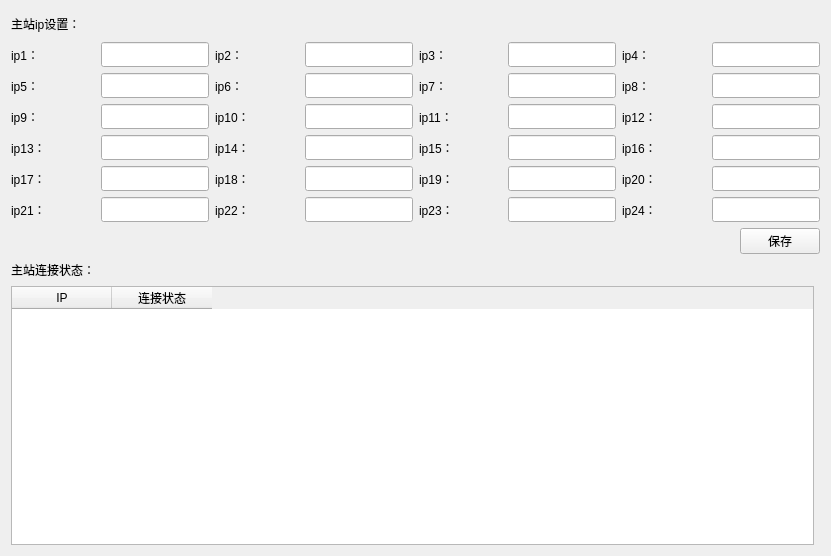
<?xml version="1.0" encoding="UTF-8"?>
<ui version="4.0">
 <class>ParaConfig</class>
 <widget class="QWidget" name="ParaConfig">
  <property name="geometry">
   <rect>
    <x>0</x>
    <y>0</y>
    <width>831</width>
    <height>556</height>
   </rect>
  </property>
  <property name="windowTitle">
   <string>ParaConfig</string>
  </property>
  <layout class="QGridLayout" name="gridLayout">
   <item row="0" column="0">
    <layout class="QVBoxLayout" name="verticalLayout_2">
     <item>
      <layout class="QHBoxLayout" name="horizontalLayout_6">
       <item>
        <widget class="QLabel" name="label_4">
         <property name="sizePolicy">
          <sizepolicy hsizetype="Expanding" vsizetype="Expanding">
           <horstretch>0</horstretch>
           <verstretch>0</verstretch>
          </sizepolicy>
         </property>
         <property name="maximumSize">
          <size>
           <width>16777215</width>
           <height>25</height>
          </size>
         </property>
         <property name="text">
          <string>主站ip设置：</string>
         </property>
        </widget>
       </item>
       <item>
        <spacer name="horizontalSpacer">
         <property name="orientation">
          <enum>Qt::Horizontal</enum>
         </property>
         <property name="sizeHint" stdset="0">
          <size>
           <width>40</width>
           <height>20</height>
          </size>
         </property>
        </spacer>
       </item>
      </layout>
     </item>
     <item>
      <layout class="QHBoxLayout" name="horizontalLayout_2">
       <item>
        <widget class="QLabel" name="label_5">
         <property name="sizePolicy">
          <sizepolicy hsizetype="Expanding" vsizetype="Expanding">
           <horstretch>0</horstretch>
           <verstretch>0</verstretch>
          </sizepolicy>
         </property>
         <property name="maximumSize">
          <size>
           <width>16777215</width>
           <height>25</height>
          </size>
         </property>
         <property name="text">
          <string>ip1：</string>
         </property>
        </widget>
       </item>
       <item>
        <widget class="QLineEdit" name="lineEdit">
         <property name="sizePolicy">
          <sizepolicy hsizetype="Expanding" vsizetype="Expanding">
           <horstretch>0</horstretch>
           <verstretch>0</verstretch>
          </sizepolicy>
         </property>
         <property name="maximumSize">
          <size>
           <width>16777215</width>
           <height>25</height>
          </size>
         </property>
        </widget>
       </item>
       <item>
        <widget class="QLabel" name="label_6">
         <property name="sizePolicy">
          <sizepolicy hsizetype="Expanding" vsizetype="Expanding">
           <horstretch>0</horstretch>
           <verstretch>0</verstretch>
          </sizepolicy>
         </property>
         <property name="maximumSize">
          <size>
           <width>16777215</width>
           <height>25</height>
          </size>
         </property>
         <property name="text">
          <string>ip2：</string>
         </property>
        </widget>
       </item>
       <item>
        <widget class="QLineEdit" name="lineEdit_2">
         <property name="sizePolicy">
          <sizepolicy hsizetype="Expanding" vsizetype="Expanding">
           <horstretch>0</horstretch>
           <verstretch>0</verstretch>
          </sizepolicy>
         </property>
         <property name="maximumSize">
          <size>
           <width>16777215</width>
           <height>25</height>
          </size>
         </property>
        </widget>
       </item>
       <item>
        <widget class="QLabel" name="label_7">
         <property name="sizePolicy">
          <sizepolicy hsizetype="Expanding" vsizetype="Expanding">
           <horstretch>0</horstretch>
           <verstretch>0</verstretch>
          </sizepolicy>
         </property>
         <property name="maximumSize">
          <size>
           <width>16777215</width>
           <height>25</height>
          </size>
         </property>
         <property name="text">
          <string>ip3：</string>
         </property>
        </widget>
       </item>
       <item>
        <widget class="QLineEdit" name="lineEdit_3">
         <property name="sizePolicy">
          <sizepolicy hsizetype="Expanding" vsizetype="Expanding">
           <horstretch>0</horstretch>
           <verstretch>0</verstretch>
          </sizepolicy>
         </property>
         <property name="maximumSize">
          <size>
           <width>16777215</width>
           <height>25</height>
          </size>
         </property>
        </widget>
       </item>
       <item>
        <widget class="QLabel" name="label_8">
         <property name="sizePolicy">
          <sizepolicy hsizetype="Expanding" vsizetype="Expanding">
           <horstretch>0</horstretch>
           <verstretch>0</verstretch>
          </sizepolicy>
         </property>
         <property name="maximumSize">
          <size>
           <width>16777215</width>
           <height>25</height>
          </size>
         </property>
         <property name="text">
          <string>ip4：</string>
         </property>
        </widget>
       </item>
       <item>
        <widget class="QLineEdit" name="lineEdit_4">
         <property name="sizePolicy">
          <sizepolicy hsizetype="Expanding" vsizetype="Expanding">
           <horstretch>0</horstretch>
           <verstretch>0</verstretch>
          </sizepolicy>
         </property>
         <property name="maximumSize">
          <size>
           <width>16777215</width>
           <height>25</height>
          </size>
         </property>
        </widget>
       </item>
      </layout>
     </item>
     <item>
      <layout class="QHBoxLayout" name="horizontalLayout_3">
       <item>
        <widget class="QLabel" name="label_11">
         <property name="sizePolicy">
          <sizepolicy hsizetype="Expanding" vsizetype="Expanding">
           <horstretch>0</horstretch>
           <verstretch>0</verstretch>
          </sizepolicy>
         </property>
         <property name="maximumSize">
          <size>
           <width>16777215</width>
           <height>25</height>
          </size>
         </property>
         <property name="text">
          <string>ip5：</string>
         </property>
        </widget>
       </item>
       <item>
        <widget class="QLineEdit" name="lineEdit_5">
         <property name="sizePolicy">
          <sizepolicy hsizetype="Expanding" vsizetype="Expanding">
           <horstretch>0</horstretch>
           <verstretch>0</verstretch>
          </sizepolicy>
         </property>
         <property name="maximumSize">
          <size>
           <width>16777215</width>
           <height>25</height>
          </size>
         </property>
        </widget>
       </item>
       <item>
        <widget class="QLabel" name="label_12">
         <property name="sizePolicy">
          <sizepolicy hsizetype="Expanding" vsizetype="Expanding">
           <horstretch>0</horstretch>
           <verstretch>0</verstretch>
          </sizepolicy>
         </property>
         <property name="maximumSize">
          <size>
           <width>16777215</width>
           <height>25</height>
          </size>
         </property>
         <property name="text">
          <string>ip6：</string>
         </property>
        </widget>
       </item>
       <item>
        <widget class="QLineEdit" name="lineEdit_6">
         <property name="sizePolicy">
          <sizepolicy hsizetype="Expanding" vsizetype="Expanding">
           <horstretch>0</horstretch>
           <verstretch>0</verstretch>
          </sizepolicy>
         </property>
         <property name="maximumSize">
          <size>
           <width>16777215</width>
           <height>25</height>
          </size>
         </property>
        </widget>
       </item>
       <item>
        <widget class="QLabel" name="label_10">
         <property name="sizePolicy">
          <sizepolicy hsizetype="Expanding" vsizetype="Expanding">
           <horstretch>0</horstretch>
           <verstretch>0</verstretch>
          </sizepolicy>
         </property>
         <property name="maximumSize">
          <size>
           <width>16777215</width>
           <height>25</height>
          </size>
         </property>
         <property name="text">
          <string>ip7：</string>
         </property>
        </widget>
       </item>
       <item>
        <widget class="QLineEdit" name="lineEdit_7">
         <property name="sizePolicy">
          <sizepolicy hsizetype="Expanding" vsizetype="Expanding">
           <horstretch>0</horstretch>
           <verstretch>0</verstretch>
          </sizepolicy>
         </property>
         <property name="maximumSize">
          <size>
           <width>16777215</width>
           <height>25</height>
          </size>
         </property>
        </widget>
       </item>
       <item>
        <widget class="QLabel" name="label_9">
         <property name="sizePolicy">
          <sizepolicy hsizetype="Expanding" vsizetype="Expanding">
           <horstretch>0</horstretch>
           <verstretch>0</verstretch>
          </sizepolicy>
         </property>
         <property name="maximumSize">
          <size>
           <width>16777215</width>
           <height>25</height>
          </size>
         </property>
         <property name="text">
          <string>ip8：</string>
         </property>
        </widget>
       </item>
       <item>
        <widget class="QLineEdit" name="lineEdit_8">
         <property name="sizePolicy">
          <sizepolicy hsizetype="Expanding" vsizetype="Expanding">
           <horstretch>0</horstretch>
           <verstretch>0</verstretch>
          </sizepolicy>
         </property>
         <property name="maximumSize">
          <size>
           <width>16777215</width>
           <height>25</height>
          </size>
         </property>
        </widget>
       </item>
      </layout>
     </item>
     <item>
      <layout class="QHBoxLayout" name="horizontalLayout_4">
       <item>
        <widget class="QLabel" name="label_17">
         <property name="sizePolicy">
          <sizepolicy hsizetype="Expanding" vsizetype="Expanding">
           <horstretch>0</horstretch>
           <verstretch>0</verstretch>
          </sizepolicy>
         </property>
         <property name="maximumSize">
          <size>
           <width>16777215</width>
           <height>25</height>
          </size>
         </property>
         <property name="text">
          <string>ip9：</string>
         </property>
        </widget>
       </item>
       <item>
        <widget class="QLineEdit" name="lineEdit_9">
         <property name="sizePolicy">
          <sizepolicy hsizetype="Expanding" vsizetype="Expanding">
           <horstretch>0</horstretch>
           <verstretch>0</verstretch>
          </sizepolicy>
         </property>
         <property name="maximumSize">
          <size>
           <width>16777215</width>
           <height>25</height>
          </size>
         </property>
        </widget>
       </item>
       <item>
        <widget class="QLabel" name="label_20">
         <property name="sizePolicy">
          <sizepolicy hsizetype="Expanding" vsizetype="Expanding">
           <horstretch>0</horstretch>
           <verstretch>0</verstretch>
          </sizepolicy>
         </property>
         <property name="maximumSize">
          <size>
           <width>16777215</width>
           <height>25</height>
          </size>
         </property>
         <property name="text">
          <string>ip10：</string>
         </property>
        </widget>
       </item>
       <item>
        <widget class="QLineEdit" name="lineEdit_10">
         <property name="sizePolicy">
          <sizepolicy hsizetype="Expanding" vsizetype="Expanding">
           <horstretch>0</horstretch>
           <verstretch>0</verstretch>
          </sizepolicy>
         </property>
         <property name="maximumSize">
          <size>
           <width>16777215</width>
           <height>25</height>
          </size>
         </property>
        </widget>
       </item>
       <item>
        <widget class="QLabel" name="label_14">
         <property name="sizePolicy">
          <sizepolicy hsizetype="Expanding" vsizetype="Expanding">
           <horstretch>0</horstretch>
           <verstretch>0</verstretch>
          </sizepolicy>
         </property>
         <property name="maximumSize">
          <size>
           <width>16777215</width>
           <height>25</height>
          </size>
         </property>
         <property name="text">
          <string>ip11：</string>
         </property>
        </widget>
       </item>
       <item>
        <widget class="QLineEdit" name="lineEdit_11">
         <property name="sizePolicy">
          <sizepolicy hsizetype="Expanding" vsizetype="Expanding">
           <horstretch>0</horstretch>
           <verstretch>0</verstretch>
          </sizepolicy>
         </property>
         <property name="maximumSize">
          <size>
           <width>16777215</width>
           <height>25</height>
          </size>
         </property>
        </widget>
       </item>
       <item>
        <widget class="QLabel" name="label_13">
         <property name="sizePolicy">
          <sizepolicy hsizetype="Expanding" vsizetype="Expanding">
           <horstretch>0</horstretch>
           <verstretch>0</verstretch>
          </sizepolicy>
         </property>
         <property name="maximumSize">
          <size>
           <width>16777215</width>
           <height>25</height>
          </size>
         </property>
         <property name="text">
          <string>ip12：</string>
         </property>
        </widget>
       </item>
       <item>
        <widget class="QLineEdit" name="lineEdit_12">
         <property name="sizePolicy">
          <sizepolicy hsizetype="Expanding" vsizetype="Expanding">
           <horstretch>0</horstretch>
           <verstretch>0</verstretch>
          </sizepolicy>
         </property>
         <property name="maximumSize">
          <size>
           <width>16777215</width>
           <height>25</height>
          </size>
         </property>
        </widget>
       </item>
      </layout>
     </item>
     <item>
      <layout class="QHBoxLayout" name="horizontalLayout_5">
       <item>
        <widget class="QLabel" name="label_19">
         <property name="sizePolicy">
          <sizepolicy hsizetype="Expanding" vsizetype="Expanding">
           <horstretch>0</horstretch>
           <verstretch>0</verstretch>
          </sizepolicy>
         </property>
         <property name="maximumSize">
          <size>
           <width>16777215</width>
           <height>25</height>
          </size>
         </property>
         <property name="text">
          <string>ip13：</string>
         </property>
        </widget>
       </item>
       <item>
        <widget class="QLineEdit" name="lineEdit_13">
         <property name="sizePolicy">
          <sizepolicy hsizetype="Expanding" vsizetype="Expanding">
           <horstretch>0</horstretch>
           <verstretch>0</verstretch>
          </sizepolicy>
         </property>
         <property name="maximumSize">
          <size>
           <width>16777215</width>
           <height>25</height>
          </size>
         </property>
        </widget>
       </item>
       <item>
        <widget class="QLabel" name="label_15">
         <property name="sizePolicy">
          <sizepolicy hsizetype="Expanding" vsizetype="Expanding">
           <horstretch>0</horstretch>
           <verstretch>0</verstretch>
          </sizepolicy>
         </property>
         <property name="maximumSize">
          <size>
           <width>16777215</width>
           <height>25</height>
          </size>
         </property>
         <property name="text">
          <string>ip14：</string>
         </property>
        </widget>
       </item>
       <item>
        <widget class="QLineEdit" name="lineEdit_14">
         <property name="sizePolicy">
          <sizepolicy hsizetype="Expanding" vsizetype="Expanding">
           <horstretch>0</horstretch>
           <verstretch>0</verstretch>
          </sizepolicy>
         </property>
         <property name="maximumSize">
          <size>
           <width>16777215</width>
           <height>25</height>
          </size>
         </property>
        </widget>
       </item>
       <item>
        <widget class="QLabel" name="label_16">
         <property name="sizePolicy">
          <sizepolicy hsizetype="Expanding" vsizetype="Expanding">
           <horstretch>0</horstretch>
           <verstretch>0</verstretch>
          </sizepolicy>
         </property>
         <property name="maximumSize">
          <size>
           <width>16777215</width>
           <height>25</height>
          </size>
         </property>
         <property name="text">
          <string>ip15：</string>
         </property>
        </widget>
       </item>
       <item>
        <widget class="QLineEdit" name="lineEdit_15">
         <property name="sizePolicy">
          <sizepolicy hsizetype="Expanding" vsizetype="Expanding">
           <horstretch>0</horstretch>
           <verstretch>0</verstretch>
          </sizepolicy>
         </property>
         <property name="maximumSize">
          <size>
           <width>16777215</width>
           <height>25</height>
          </size>
         </property>
        </widget>
       </item>
       <item>
        <widget class="QLabel" name="label_18">
         <property name="sizePolicy">
          <sizepolicy hsizetype="Expanding" vsizetype="Expanding">
           <horstretch>0</horstretch>
           <verstretch>0</verstretch>
          </sizepolicy>
         </property>
         <property name="maximumSize">
          <size>
           <width>16777215</width>
           <height>25</height>
          </size>
         </property>
         <property name="text">
          <string>ip16：</string>
         </property>
        </widget>
       </item>
       <item>
        <widget class="QLineEdit" name="lineEdit_16">
         <property name="sizePolicy">
          <sizepolicy hsizetype="Expanding" vsizetype="Expanding">
           <horstretch>0</horstretch>
           <verstretch>0</verstretch>
          </sizepolicy>
         </property>
         <property name="maximumSize">
          <size>
           <width>16777215</width>
           <height>25</height>
          </size>
         </property>
        </widget>
       </item>
      </layout>
     </item>
     <item>
      <layout class="QHBoxLayout" name="horizontalLayout_7">
       <item>
        <widget class="QLabel" name="label_21">
         <property name="sizePolicy">
          <sizepolicy hsizetype="Expanding" vsizetype="Expanding">
           <horstretch>0</horstretch>
           <verstretch>0</verstretch>
          </sizepolicy>
         </property>
         <property name="maximumSize">
          <size>
           <width>16777215</width>
           <height>25</height>
          </size>
         </property>
         <property name="text">
          <string>ip17：</string>
         </property>
        </widget>
       </item>
       <item>
        <widget class="QLineEdit" name="lineEdit_17">
         <property name="sizePolicy">
          <sizepolicy hsizetype="Expanding" vsizetype="Expanding">
           <horstretch>0</horstretch>
           <verstretch>0</verstretch>
          </sizepolicy>
         </property>
         <property name="maximumSize">
          <size>
           <width>16777215</width>
           <height>25</height>
          </size>
         </property>
        </widget>
       </item>
       <item>
        <widget class="QLabel" name="label_22">
         <property name="sizePolicy">
          <sizepolicy hsizetype="Expanding" vsizetype="Expanding">
           <horstretch>0</horstretch>
           <verstretch>0</verstretch>
          </sizepolicy>
         </property>
         <property name="maximumSize">
          <size>
           <width>16777215</width>
           <height>25</height>
          </size>
         </property>
         <property name="text">
          <string>ip18：</string>
         </property>
        </widget>
       </item>
       <item>
        <widget class="QLineEdit" name="lineEdit_18">
         <property name="sizePolicy">
          <sizepolicy hsizetype="Expanding" vsizetype="Expanding">
           <horstretch>0</horstretch>
           <verstretch>0</verstretch>
          </sizepolicy>
         </property>
         <property name="maximumSize">
          <size>
           <width>16777215</width>
           <height>25</height>
          </size>
         </property>
        </widget>
       </item>
       <item>
        <widget class="QLabel" name="label_23">
         <property name="sizePolicy">
          <sizepolicy hsizetype="Expanding" vsizetype="Expanding">
           <horstretch>0</horstretch>
           <verstretch>0</verstretch>
          </sizepolicy>
         </property>
         <property name="maximumSize">
          <size>
           <width>16777215</width>
           <height>25</height>
          </size>
         </property>
         <property name="text">
          <string>ip19：</string>
         </property>
        </widget>
       </item>
       <item>
        <widget class="QLineEdit" name="lineEdit_19">
         <property name="sizePolicy">
          <sizepolicy hsizetype="Expanding" vsizetype="Expanding">
           <horstretch>0</horstretch>
           <verstretch>0</verstretch>
          </sizepolicy>
         </property>
         <property name="maximumSize">
          <size>
           <width>16777215</width>
           <height>25</height>
          </size>
         </property>
        </widget>
       </item>
       <item>
        <widget class="QLabel" name="label_24">
         <property name="sizePolicy">
          <sizepolicy hsizetype="Expanding" vsizetype="Expanding">
           <horstretch>0</horstretch>
           <verstretch>0</verstretch>
          </sizepolicy>
         </property>
         <property name="maximumSize">
          <size>
           <width>16777215</width>
           <height>25</height>
          </size>
         </property>
         <property name="text">
          <string>ip20：</string>
         </property>
        </widget>
       </item>
       <item>
        <widget class="QLineEdit" name="lineEdit_20">
         <property name="sizePolicy">
          <sizepolicy hsizetype="Expanding" vsizetype="Expanding">
           <horstretch>0</horstretch>
           <verstretch>0</verstretch>
          </sizepolicy>
         </property>
         <property name="maximumSize">
          <size>
           <width>16777215</width>
           <height>25</height>
          </size>
         </property>
        </widget>
       </item>
      </layout>
     </item>
     <item>
      <layout class="QHBoxLayout" name="horizontalLayout_8">
       <item>
        <widget class="QLabel" name="label_25">
         <property name="sizePolicy">
          <sizepolicy hsizetype="Expanding" vsizetype="Expanding">
           <horstretch>0</horstretch>
           <verstretch>0</verstretch>
          </sizepolicy>
         </property>
         <property name="maximumSize">
          <size>
           <width>16777215</width>
           <height>25</height>
          </size>
         </property>
         <property name="text">
          <string>ip21：</string>
         </property>
        </widget>
       </item>
       <item>
        <widget class="QLineEdit" name="lineEdit_21">
         <property name="sizePolicy">
          <sizepolicy hsizetype="Expanding" vsizetype="Expanding">
           <horstretch>0</horstretch>
           <verstretch>0</verstretch>
          </sizepolicy>
         </property>
         <property name="maximumSize">
          <size>
           <width>16777215</width>
           <height>25</height>
          </size>
         </property>
        </widget>
       </item>
       <item>
        <widget class="QLabel" name="label_26">
         <property name="sizePolicy">
          <sizepolicy hsizetype="Expanding" vsizetype="Expanding">
           <horstretch>0</horstretch>
           <verstretch>0</verstretch>
          </sizepolicy>
         </property>
         <property name="maximumSize">
          <size>
           <width>16777215</width>
           <height>25</height>
          </size>
         </property>
         <property name="text">
          <string>ip22：</string>
         </property>
        </widget>
       </item>
       <item>
        <widget class="QLineEdit" name="lineEdit_22">
         <property name="sizePolicy">
          <sizepolicy hsizetype="Expanding" vsizetype="Expanding">
           <horstretch>0</horstretch>
           <verstretch>0</verstretch>
          </sizepolicy>
         </property>
         <property name="maximumSize">
          <size>
           <width>16777215</width>
           <height>25</height>
          </size>
         </property>
        </widget>
       </item>
       <item>
        <widget class="QLabel" name="label_27">
         <property name="sizePolicy">
          <sizepolicy hsizetype="Expanding" vsizetype="Expanding">
           <horstretch>0</horstretch>
           <verstretch>0</verstretch>
          </sizepolicy>
         </property>
         <property name="maximumSize">
          <size>
           <width>16777215</width>
           <height>25</height>
          </size>
         </property>
         <property name="text">
          <string>ip23：</string>
         </property>
        </widget>
       </item>
       <item>
        <widget class="QLineEdit" name="lineEdit_23">
         <property name="sizePolicy">
          <sizepolicy hsizetype="Expanding" vsizetype="Expanding">
           <horstretch>0</horstretch>
           <verstretch>0</verstretch>
          </sizepolicy>
         </property>
         <property name="maximumSize">
          <size>
           <width>16777215</width>
           <height>25</height>
          </size>
         </property>
        </widget>
       </item>
       <item>
        <widget class="QLabel" name="label_28">
         <property name="sizePolicy">
          <sizepolicy hsizetype="Expanding" vsizetype="Expanding">
           <horstretch>0</horstretch>
           <verstretch>0</verstretch>
          </sizepolicy>
         </property>
         <property name="maximumSize">
          <size>
           <width>16777215</width>
           <height>25</height>
          </size>
         </property>
         <property name="text">
          <string>ip24：</string>
         </property>
        </widget>
       </item>
       <item>
        <widget class="QLineEdit" name="lineEdit_24">
         <property name="sizePolicy">
          <sizepolicy hsizetype="Expanding" vsizetype="Expanding">
           <horstretch>0</horstretch>
           <verstretch>0</verstretch>
          </sizepolicy>
         </property>
         <property name="maximumSize">
          <size>
           <width>16777215</width>
           <height>25</height>
          </size>
         </property>
        </widget>
       </item>
      </layout>
     </item>
     <item>
      <layout class="QHBoxLayout" name="horizontalLayout">
       <item>
        <spacer name="horizontalSpacer_2">
         <property name="orientation">
          <enum>Qt::Horizontal</enum>
         </property>
         <property name="sizeHint" stdset="0">
          <size>
           <width>40</width>
           <height>20</height>
          </size>
         </property>
        </spacer>
       </item>
       <item>
        <widget class="QPushButton" name="pushButton_save">
         <property name="text">
          <string>保存</string>
         </property>
        </widget>
       </item>
      </layout>
     </item>
    </layout>
   </item>
   <item row="1" column="0">
    <layout class="QVBoxLayout" name="verticalLayout">
     <property name="rightMargin">
      <number>6</number>
     </property>
     <item>
      <widget class="QLabel" name="label_3">
       <property name="sizePolicy">
        <sizepolicy hsizetype="Expanding" vsizetype="Expanding">
         <horstretch>0</horstretch>
         <verstretch>0</verstretch>
        </sizepolicy>
       </property>
       <property name="maximumSize">
        <size>
         <width>16777215</width>
         <height>20</height>
        </size>
       </property>
       <property name="text">
        <string>主站连接状态：</string>
       </property>
      </widget>
     </item>
     <item>
      <widget class="QTableWidget" name="tableWidget">
       <column>
        <property name="text">
         <string>IP</string>
        </property>
       </column>
       <column>
        <property name="text">
         <string>连接状态</string>
        </property>
       </column>
      </widget>
     </item>
    </layout>
   </item>
  </layout>
 </widget>
 <resources/>
 <connections/>
</ui>
